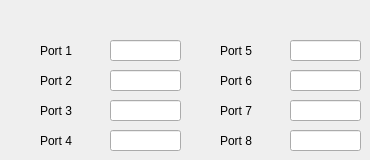
            <widget class="QWidget" name="tab_9">
             <attribute name="title">
              <string>MAC PORT</string>
             </attribute>
             <widget class="QLabel" name="label_30">
              <property name="geometry">
               <rect>
                <x>40</x>
                <y>70</y>
                <width>61</width>
                <height>21</height>
               </rect>
              </property>
              <property name="text">
               <string>Port 2</string>
              </property>
             </widget>
             <widget class="QLabel" name="label_28">
              <property name="geometry">
               <rect>
                <x>40</x>
                <y>130</y>
                <width>61</width>
                <height>21</height>
               </rect>
              </property>
              <property name="text">
               <string>Port 4</string>
              </property>
             </widget>
             <widget class="QLineEdit" name="lineEdit_15">
              <property name="geometry">
               <rect>
                <x>290</x>
                <y>70</y>
                <width>71</width>
                <height>21</height>
               </rect>
              </property>
             </widget>
             <widget class="QLabel" name="label_34">
              <property name="geometry">
               <rect>
                <x>220</x>
                <y>100</y>
                <width>61</width>
                <height>21</height>
               </rect>
              </property>
              <property name="text">
               <string>Port 7</string>
              </property>
             </widget>
             <widget class="QLineEdit" name="lineEdit_11">
              <property name="geometry">
               <rect>
                <x>110</x>
                <y>40</y>
                <width>71</width>
                <height>21</height>
               </rect>
              </property>
             </widget>
             <widget class="QLineEdit" name="lineEdit_12">
              <property name="geometry">
               <rect>
                <x>110</x>
                <y>70</y>
                <width>71</width>
                <height>21</height>
               </rect>
              </property>
             </widget>
             <widget class="QLineEdit" name="lineEdit_13">
              <property name="geometry">
               <rect>
                <x>110</x>
                <y>100</y>
                <width>71</width>
                <height>21</height>
               </rect>
              </property>
             </widget>
             <widget class="QLineEdit" name="lineEdit_18">
              <property name="geometry">
               <rect>
                <x>290</x>
                <y>100</y>
                <width>71</width>
                <height>21</height>
               </rect>
              </property>
             </widget>
             <widget class="QLabel" name="label_29">
              <property name="geometry">
               <rect>
                <x>40</x>
                <y>100</y>
                <width>61</width>
                <height>21</height>
               </rect>
              </property>
              <property name="text">
               <string>Port 3</string>
              </property>
             </widget>
             <widget class="QLineEdit" name="lineEdit_14">
              <property name="geometry">
               <rect>
                <x>110</x>
                <y>130</y>
                <width>71</width>
                <height>21</height>
               </rect>
              </property>
             </widget>
             <widget class="QLabel" name="label_35">
              <property name="geometry">
               <rect>
                <x>220</x>
                <y>40</y>
                <width>61</width>
                <height>21</height>
               </rect>
              </property>
              <property name="text">
               <string>Port 5</string>
              </property>
             </widget>
             <widget class="QLineEdit" name="lineEdit_17">
              <property name="geometry">
               <rect>
                <x>290</x>
                <y>40</y>
                <width>71</width>
                <height>21</height>
               </rect>
              </property>
             </widget>
             <widget class="QLabel" name="label_31">
              <property name="geometry">
               <rect>
                <x>40</x>
                <y>40</y>
                <width>61</width>
                <height>21</height>
               </rect>
              </property>
              <property name="text">
               <string>Port 1</string>
              </property>
             </widget>
             <widget class="QLineEdit" name="lineEdit_16">
              <property name="geometry">
               <rect>
                <x>290</x>
                <y>130</y>
                <width>71</width>
                <height>21</height>
               </rect>
              </property>
             </widget>
             <widget class="QLabel" name="label_33">
              <property name="geometry">
               <rect>
                <x>220</x>
                <y>130</y>
                <width>61</width>
                <height>21</height>
               </rect>
              </property>
              <property name="text">
               <string>Port 8</string>
              </property>
             </widget>
             <widget class="QLabel" name="label_32">
              <property name="geometry">
               <rect>
                <x>220</x>
                <y>70</y>
                <width>61</width>
                <height>21</height>
               </rect>
              </property>
              <property name="text">
               <string>Port 6</string>
              </property>
             </widget>
            </widget>
